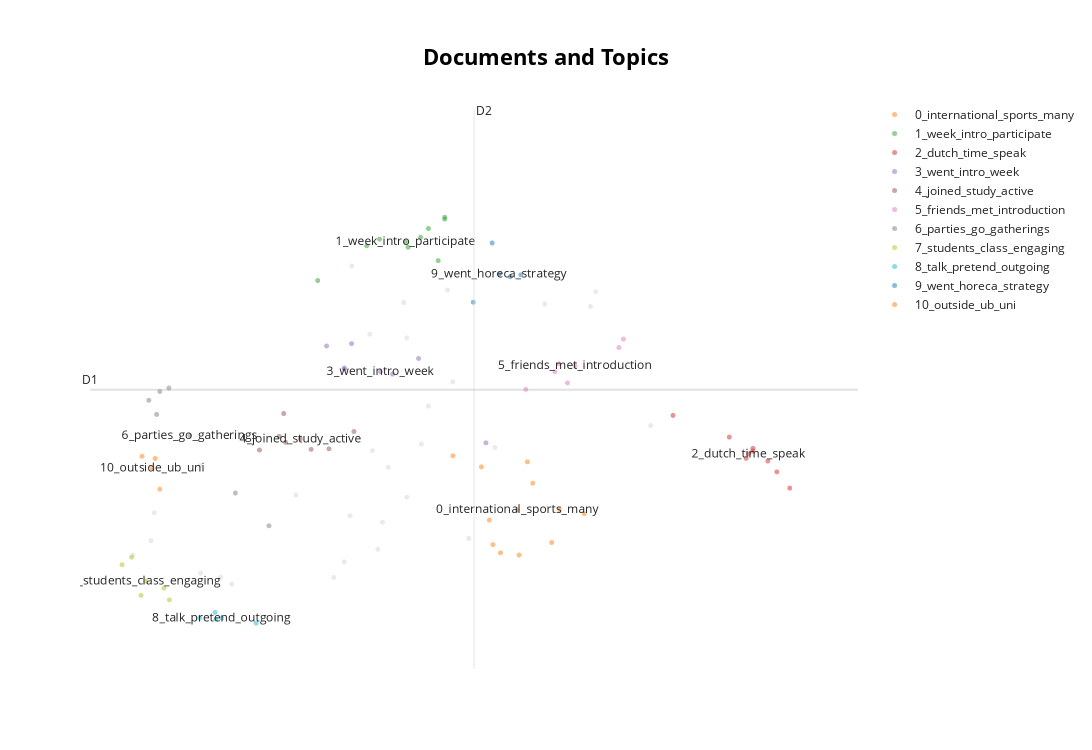

The code cell stored with this chart in its notebook:
### Markdown cell above
## Block 6: Topic Visualization
- Check if the number of valid topics is sufficient for visualization.
- Display a scatter plot of the topic clusters if there are multiple valid topics.
- This visualization helps identify how topics are distributed and whether they form distinct clusters.

**Interpretation and Adjustment:**
- If topics overlap significantly, consider increasing `min_topic_size` or adjusting the UMAP parameters to improve separation.
- If no visualization is shown, ensure that your data contains enough diversity to form multiple topics.

### Code cell
reduced_embeddings = UMAP(n_neighbors=10, n_components=2, min_dist=0.0, metric='cosine').fit_transform(embeddings)
topic_model.visualize_documents(documents, reduced_embeddings=reduced_embeddings)

### Figure 1 — Plotly figure (JSON) as saved in the notebook; plotly's stock layout.template omitted (floating-point values rounded to 4 significant figures)
{"data": [{"hoverinfo": "text", "hovertext": ["tried sports mostly met people class theres large age gap difficult meet people common expected", "participated intro week master welcome day group projects class sports centrum", "tried shed shy personality much could something help niche asian behaviour stick one corner speak much break shell bit confident self happened started talking people ice broke much easier build connections fellow international looking find place new country", "engage students shared interests sometimes actively choose get comfort zone speak poeple otherwise would opportunity arises", "took long time first year felt alone one friend since met people studying able connect like minded people", "tried making friends intro week", "projects random people", "partecipate esn events", "got along well flatmates joined sports association joined cultural association", "participated intro week well master welcome day met friends", "joined honours academy get know people programms friends still program", "smiled lot", "attend school", "kept open mind found oppurtunities open conversation", "already social network", "whatsapp group chat", "attend meetings university clubs", "speak people class go events", "went meet eat plus went workshops one gets along", "meet people lectures", "participated intro week kickstart introduction program also went activities talked people around lecture", "attended courses sport center made friends", "talked people tried match energies stepped comfort zone times", "came start semester came internship studies didnt got really option make friends", "talk people class try make friends roommates join clubsgsvesn etc", "went interact people campus international students faculty medicine", "group work classmates", "ive talked fellow students classes work groups", "flat 8 others helped lot main social network also goin app good like one person", null], "marker": {"color": "#CFD8DC", "opacity": 0.5, "size": 5}, "mode": "markers+text", "name": "other", "showlegend": false, "type": "scattergl", "x": [0.311, 0.4988, -0.007389, -0.9726, 0.3448, 1.521, 0.5211, 0.1224, 0.6266, 0.8161, 0.5216, 0.3871, -0.2821, 0.06846, 1.851, 2.288, -0.9755, -0.7468, 0.6774, -0.8276, 0.2526, 0.9699, 0.8542, 0.1092, -1.308, 1.159, -1.464, -1.332, 1.89, 0.2715], "y": [4.423, 7.3, 4.096, 4.145, 4.739, 7.282, 6.887, 7.725, 5.649, 7.446, 5.03, 5.379, 5.054, 4.277, 7.253, 5.866, 5.401, 4.017, 6.093, 4.098, 6.931, 4.55, 6.374, 4.814, 4.849, 5.609, 4.355, 4.525, 7.426, 5.572]}, {"hoverinfo": "text", "hovertext": ["yet successful building social network attended intro week participated honours programme joined sports group", "tried talking many people could also attended activities student association", "went many events organised sigma student association sought international people", "approach international students", "attended kick meeting met internationals part bachelor programme connected made group chat", "participated mostl socializing activities international department faculty meet many people possible also enter couple clubs sports culture uni also made contacts people meet country origin", "throught radboud sport center activities organised faculty flatmates", "join choir sports", "participate international activities", "join sports team enroll mentoring international students went student events", "tried talk classmates join sport", null], "marker": {"opacity": 0.5, "size": 5}, "mode": "markers+text", "name": "0_international_sports_many", "text": ["", "", "", "", "", "", "", "", "", "", "", "0_international_sports_many"], "textfont": {"size": 12}, "type": "scattergl", "x": [0.8552, 1.119, 1.433, 1.807, 1.395, 1.062, 1.145, 1.334, 1.625, 1.571, 1.2, 1.322], "y": [5.513, 4.764, 5.193, 4.838, 5.442, 5.384, 4.478, 4.356, 4.884, 4.502, 4.382, 4.885]}, {"hoverinfo": "text", "hovertext": ["go break barriers", "intro week", "participate week activities", "participated radboud intro", "intro week", "intro week helpful", "attend intro week join akku", "participate introweek", "participating events intro week", null], "marker": {"opacity": 0.5, "size": 5}, "mode": "markers+text", "name": "1_week_intro_participate", "text": ["", "", "", "", "", "", "", "", "", "1_week_intro_participate"], "textfont": {"size": 12}, "type": "scattergl", "x": [-0.1241, 0.7958, 0.2304, 0.7487, 0.6779, 0.7957, 0.6213, 0.5303, 0.324, 0.5111], "y": [7.556, 8.272, 7.961, 7.788, 8.162, 8.294, 8.061, 7.943, 8.038, 8.008]}, {"hoverinfo": "text", "hovertext": ["stick dutch people", "went radboud intro try speak people class everyone speaks dutch", "actually would really like know pls tell also consider live germany horrible connection city", "learned dutch coming joined sports associations", "met friendgroup intro week group intro mostly dutch therefore mostly speaking dutch connected international students lowkey activities people met first weeks university workgroups friendgroup day", "tried engage many conversations however felt excluded especially dutch people stuck peers", "took long time build internationals hard time integrating dutch students", "intro week supposed help many people either studying different departments moved half year exchange lost contacts soon also covid time people closed houses never felt welcomed fellow dutch students one ever rude also never wanted engage level saying english language programs simply full dutch students speak dutch time english becomes simply necessity even though speak dutch feel completely excluded", null], "marker": {"opacity": 0.5, "size": 5}, "mode": "markers+text", "name": "2_dutch_time_speak", "text": ["", "", "", "", "", "", "", "", "2_dutch_time_speak"], "textfont": {"size": 12}, "type": "scattergl", "x": [3.026, 3.136, 3.201, 3.295, 2.449, 3.029, 2.979, 2.857, 2.997], "y": [5.569, 5.452, 5.326, 5.137, 5.984, 5.599, 5.483, 5.731, 5.535]}, {"hoverinfo": "text", "hovertext": ["went intro week esn events met people gym went cities groups", "attended intro week attended campus events", "go events arranged international students joined student associations went ris intro", "participated intro week talked people classes joined rsc went parties", "lived hoogeveldt student housing first year attended intro week joined extracurricular activities committees social classes group projects", "went activities organised student associations went intro week", "went activities organised study committee went intro week", null], "marker": {"opacity": 0.5, "size": 5}, "mode": "markers+text", "name": "3_went_intro_week", "text": ["", "", "", "", "", "", "", "3_went_intro_week"], "textfont": {"size": 12}, "type": "scattergl", "x": [0.6067, 0.1212, 1.094, 0.4174, 0.06801, 0.06949, -0.06009, 0.331], "y": [6.648, 6.821, 5.664, 6.465, 6.535, 6.524, 6.793, 6.493]}, {"hoverinfo": "text", "hovertext": ["joined associations", "active member three student organizations aisn unl nshv founded another one isec used connections get elected usc compounded network size", "participated activities study association", "joined study association went events organized committees", "goin app joined student associations", "become active study association", "joined youth organization joined student union etc", null], "marker": {"opacity": 0.5, "size": 5}, "mode": "markers+text", "name": "4_joined_study_active", "text": ["", "", "", "", "", "", "", "4_joined_study_active"], "textfont": {"size": 12}, "type": "scattergl", "x": [-0.4033, -0.1718, -0.3704, 0.1385, -0.3563, -0.5461, -0.04231, -0.2502], "y": [5.74, 5.588, 6.006, 5.796, 5.67, 5.581, 5.594, 5.711]}, {"hoverinfo": "text", "hovertext": ["befriend fellow people program closest friends come intro group", "attend intro days faculty still friend group made day", "friends people country", "attended introduction weekend tried working together uni joining different activities", "current friends met goin met intro week rest met housing resident", "mostly intro week later work met friends actually difficult make friends classmates introduction week since everyone seemed distance", null], "marker": {"opacity": 0.5, "size": 5}, "mode": "markers+text", "name": "5_friends_met_introduction", "text": ["", "", "", "", "", "", "5_friends_met_introduction"], "textfont": {"size": 12}, "type": "scattergl", "x": [2.058, 1.624, 2.09, 1.383, 1.685, 1.594, 1.739], "y": [6.775, 6.586, 6.874, 6.287, 6.363, 6.493, 6.563]}, {"hoverinfo": "text", "hovertext": ["attended classes joined social gatherings", "attend parties reached community expand network", "go tutorials works dont like parties", "work go parties", "go parties", "talked people class went events study association", null], "marker": {"opacity": 0.5, "size": 5}, "mode": "markers+text", "name": "6_parties_go_gatherings", "text": ["", "", "", "", "", "", "6_parties_go_gatherings"], "textfont": {"size": 12}, "type": "scattergl", "x": [-0.7205, -1.291, -1.202, -1.268, -1.348, -0.4772, -1.051], "y": [5.079, 5.995, 6.303, 6.263, 6.16, 4.697, 5.749]}, {"hoverinfo": "text", "hovertext": ["talking students engaging social activities", "interacted students workgroups", "sometimes hung fellow classmates lunch", "talked students class", "talk people around every class", null], "marker": {"opacity": 0.5, "size": 5}, "mode": "markers+text", "name": "7_students_class_engaging", "text": ["", "", "", "", "", "7_students_class_engaging"], "textfont": {"size": 12}, "type": "scattergl", "x": [-1.403, -1.472, -1.541, -1.237, -1.199, -1.371], "y": [3.886, 4.331, 4.243, 3.971, 3.834, 4.053]}, {"hoverinfo": "text", "hovertext": ["communicated people", "pretend outgoing extroverted talk much people could exhausting", "talk people", "talk naturally", null], "marker": {"opacity": 0.5, "size": 5}, "mode": "markers+text", "name": "8_talk_pretend_outgoing", "text": ["", "", "", "", "8_talk_pretend_outgoing"], "textfont": {"size": 12}, "type": "scattergl", "x": [-0.5703, -0.8629, -0.9785, -0.8674, -0.8198], "y": [3.562, 3.607, 3.623, 3.688, 3.62]}, {"hoverinfo": "text", "hovertext": ["went intro get network", "went intro week connected goin app", "started working horeca", "went intro week tried kind others however seems like effective strategy", null], "marker": {"opacity": 0.5, "size": 5}, "mode": "markers+text", "name": "9_went_horeca_strategy", "text": ["", "", "", "", "9_went_horeca_strategy"], "textfont": {"size": 12}, "type": "scattergl", "x": [1.347, 1.272, 1.002, 1.14, 1.19], "y": [7.622, 7.601, 7.304, 7.994, 7.63]}, {"hoverinfo": "text", "hovertext": ["found social circle outside uni open mics bars events city", "attend workgroups stay uni classes go ub socialize people outside study association smoking cigarettes outside ub surprisingly good way meet fellow students haha", "go social events organized flatmates courses parties classes group works", null], "marker": {"opacity": 0.5, "size": 5}, "mode": "markers+text", "name": "10_outside_ub_uni", "text": ["", "", "", "10_outside_ub_uni"], "textfont": {"size": 12}, "type": "scattergl", "x": [-1.302, -1.268, -1.397, -1.322], "y": [5.482, 5.124, 5.507, 5.371]}], "layout": {"annotations": [{"showarrow": false, "text": "D1", "x": -1.772, "y": 6.283, "yshift": 10}, {"showarrow": false, "text": "D2", "x": 1.009, "xshift": 10, "y": 9.538}], "height": 750, "shapes": [{"line": {"color": "#CFD8DC", "width": 2}, "type": "line", "x0": 1.009, "x1": 1.009, "y0": 3.028, "y1": 9.538}, {"line": {"color": "#9E9E9E", "width": 2}, "type": "line", "x0": -1.772, "x1": 3.79, "y0": 6.283, "y1": 6.283}], "title": {"font": {"color": "Black", "size": 22}, "text": "<b>Documents and Topics</b>", "x": 0.5, "xanchor": "center", "yanchor": "top"}, "width": 1200, "xaxis": {"visible": false}, "yaxis": {"visible": false}}}
